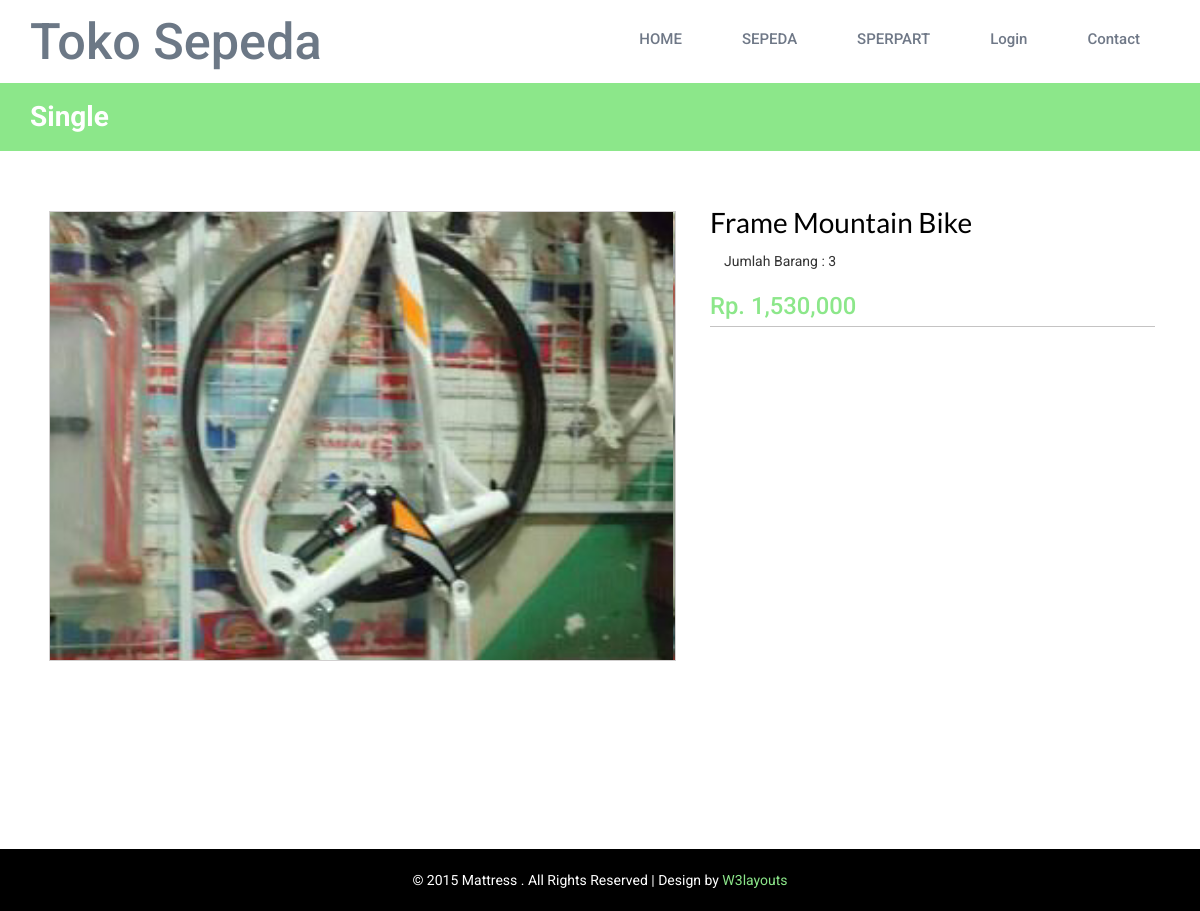
The app's page /single_sperpart.php with its own data.
### tables this page shows
CREATE TABLE `sperpart` (
  `id_sperpart` int(10) NOT NULL,
  `jenis` varchar(100) NOT NULL,
  `nama_sperpart` varchar(50) NOT NULL,
  `harga_sperpart` int(50) NOT NULL,
  `jumlah_barang` int(25) NOT NULL,
  `keterangan` varchar(250) NOT NULL,
  `gambar` varchar(100) NOT NULL
);

### single_sperpart.php (the view, shortened to what this page needs)
<?php
include_once('php/connect.php');
?>
<!DOCTYPE html>
<html>
<head>
<link href="css/bootstrap.css" rel="stylesheet" type="text/css" media="all" />
<link href="css/style.css" rel="stylesheet" type="text/css" media="all" />
<link href="css/memenu.css" rel="stylesheet" type="text/css" media="all" />
</head>
<body>
		<div class="container">
			<div class="head-top">
				<div class="logo">
					<h1><a href="index.html">Toko Sepeda</a></h1>
				</div>
				<div class=" h_menu4">
					<ul class="memenu skyblue">
						  <li><a class="color8" href="index.php">HOME</a></li>
					      <li><a class="color1" href="#">SEPEDA</a>
						</li>
					    <li class="grid"><a class="color2" href="#">SPERPART</a>
				    </li>
					<li><a class="color4" href="login.html">Login</a></li>
					<li><a class="color6" href="contact.html">Contact</a></li>
				  </ul>
				</div>
				<div class="clearfix"> </div>
		</div>
		</div>
	<div class="grow">
		<div class="container">
			<h2>Single</h2>
		</div>
	</div>
		<div class="product">
			<div class="container">
				<div class="product-price1">
				<div class="top-sing">
				<div class="col-md-7 single-top">
						<div class="flexslider">
			  <ul class="slides">
					<?php
					$product = $_GET['kode'];
					$isi = "SELECT * FROM sperpart WHERE id_sperpart LIKE '%$product%'";
			    $result2 = $db->query($isi);
					$hasil = $result2->fetch_assoc();
							$uang = $hasil['harga_sperpart'];
							$jlh_desimal = '0';
							$pemisah_desimal = '.';
							$pemisah_ribuan = ',';
							?>
			    <li data-thumb="images/si.jpg">
			        <div class="thumb-image"> <img src="gambar_sepeda/<?= $hasil['gambar']; ?>" data-imagezoom="true" class="img-responsive"> </div>
			    </li>
			  </ul>
		</div>
<link rel="stylesheet" href="css/flexslider.css" type="text/css" media="screen" />
					</div>
					<div class="col-md-5 single-top-in simpleCart_shelfItem">
						<div class="single-para ">
						<h4><?= $hasil['nama_sperpart']; ?></h4>
							<div class="star-on">
								<div class="review">
									Jumlah Barang : <?= $hasil['jumlah_barang']; ?>
								</div>
							<div class="clearfix"> </div>
							</div>
							<h5 class="item_price">Rp. <?= number_format($uang, $jlh_desimal, $pemisah_desimal, $pemisah_ribuan);  ?></h5>
						</div>
					</div>
				</div>
</div>
		</div>
		</div>
		<div class="footer-class">
		<p>© 2015 Mattress . All Rights Reserved | Design by  <a href="http://w3layouts.com/" target="_blank">W3layouts</a> </p>
		</div>
</body>
</html>

### css/style.css (style rules this page uses)
body { background:#fff; font-family: 'Roboto', sans-serif; }
a { transition: 0.5s all; -webkit-transition: 0.5s all; -o-transition: 0.5s all; -moz-transition: 0.5s all; -ms-transition: 0.5s all; }
ul { padding: 0; margin: 0; }
h1,h2,h3,h4,h5,h6,label,p { margin:0; }
.logo { float: left; }
.head-top { padding: 1em 0; }
.logo h1 a { color: #6c7886; font-size: 1.4em; text-decoration: none; }
.h_menu4 { margin: 7px 0 0px; float: right; }
.footer-class p { color:#fff; font-size:1em; }
.footer-class p a { color:#8ce78a; text-decoration:none; }
.footer-class { padding: 1.5em 0; text-align:center; background:#000; }
.product { padding: 4em 0; }
.grow { background-color: #8ce78a; padding: 1.3em 0; }
.grow h2 { color: #fff; font-size: 2em; margin: 0; font-weight: 700; }
.top-sing { margin-bottom: 7em; }
.single-para h4 { color: #000; font-size: 2em; font-family: 'Lato', serif; }
.single-para h5 { color:#8ce78a; font-size: 1.7em; border-bottom: 1px solid #C4C3C3; padding: 0.3em 0; }
.star-on { padding: 1em 0; }
.review { float:left; padding: 0 1em; }

### css/memenu.css (style rules this page uses)
.memenu { margin-bottom:0px;padding:0;width:100%;list-style:none;display:inline-block;position:relative;font-size:15px }
.memenu li { margin-bottom:-5px;display:inline }
.memenu>li>a { float:left;padding:8px 30px;text-decoration:none;text-transform:capitalize;font-size:1em; font-weight: 500; -webkit-transition: all 0.3s ease-in-out; -moz-transition: all 0.3s ease-in-out; -o-transition: all 0.3s ease-in-out; transition: all 0.3s ease-in-out; }
.skyblue li>a,.skyblue>li.showhide span { color:#6f7887 }

### css/flexslider.css (style rules this page uses)
.slides, .slides > li, .flex-control-nav, .flex-direction-nav { margin: 0; padding: 0; list-style: none; }
.flexslider { margin: 0; padding: 0; }
.flexslider .slides > li { display: none; -webkit-backface-visibility: hidden; }
.flexslider .slides img { width: 100%; display: block; }
.flexslider .slides:after { content: "\0020"; display: block; clear: both; visibility: hidden; line-height: 0; height: 0; }
.flexslider { margin: 0 0 10px; background: #ffffff; border: 4px solid #ffffff; position: relative; zoom: 1; -webkit-border-radius: 4px; -moz-border-radius: 4px; border-radius: 4px; -webkit-box-shadow: '' 0 1px 4px rgba(0, 0, 0, 0.2); -moz-box-shadow: '' 0 1px 4px rgba(0, 0, 0, 0.2); -o-box-shadow: '' 0 1px 4px rgba(0, 0, 0, 0.2); box-shadow: '' 0 1px 4px rgba(0, 0, 0, 0.2); }
.flexslider .slides { zoom: 1; }
.flexslider .slides img { height: auto; }

### records on screen
sperpart: gambar (picture), nama_sperpart "Frame Mountain Bike", jumlah_barang "3", harga_sperpart "1,530,000"
